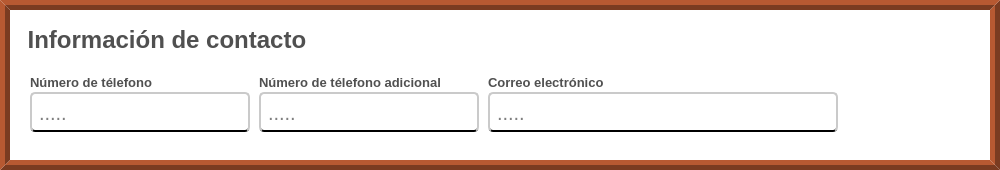
              <widget class="QFrame" name="info_contactos">
               <property name="sizePolicy">
                <sizepolicy hsizetype="Preferred" vsizetype="Preferred">
                 <horstretch>0</horstretch>
                 <verstretch>10</verstretch>
                </sizepolicy>
               </property>
               <property name="minimumSize">
                <size>
                 <width>1000</width>
                 <height>170</height>
                </size>
               </property>
               <property name="styleSheet">
                <string notr="true">QFrame{
	background-color: rgb(255, 255, 255);
	border:10px ridge rgb(122, 59, 33);
}</string>
               </property>
               <property name="frameShape">
                <enum>QFrame::NoFrame</enum>
               </property>
               <property name="frameShadow">
                <enum>QFrame::Raised</enum>
               </property>
               <layout class="QVBoxLayout" name="verticalLayout_9">
                <property name="topMargin">
                 <number>20</number>
                </property>
                <item>
                 <widget class="QLabel" name="label_titulo_del_segmento_info_contacto">
                  <property name="maximumSize">
                   <size>
                    <width>16777215</width>
                    <height>20</height>
                   </size>
                  </property>
                  <property name="font">
                   <font>
                    <family>Arial</family>
                    <pointsize>18</pointsize>
                    <weight>75</weight>
                    <bold>true</bold>
                   </font>
                  </property>
                  <property name="styleSheet">
                   <string notr="true">QLabel{
	
	
	color: rgb(80, 80, 80);
	border:none;
	border-color: #ffffff;


}
</string>
                  </property>
                  <property name="text">
                   <string> Información de contacto</string>
                  </property>
                  <property name="scaledContents">
                   <bool>false</bool>
                  </property>
                 </widget>
                </item>
                <item>
                 <widget class="QFrame" name="espacio_para_preguntas_2">
                  <property name="styleSheet">
                   <string notr="true">border-radius:0px;
/*border:1px solid;*/
border:none;</string>
                  </property>
                  <property name="frameShape">
                   <enum>QFrame::NoFrame</enum>
                  </property>
                  <property name="frameShadow">
                   <enum>QFrame::Raised</enum>
                  </property>
                  <layout class="QGridLayout" name="gridLayout_4">
                   <property name="horizontalSpacing">
                    <number>9</number>
                   </property>
                   <property name="verticalSpacing">
                    <number>20</number>
                   </property>
                   <item row="0" column="0">
                    <layout class="QVBoxLayout" name="verticalLayout_21">
                     <property name="spacing">
                      <number>0</number>
                     </property>
                     <item alignment="Qt::AlignLeft">
                      <widget class="QLabel" name="label_numero_de_telefono">
                       <property name="maximumSize">
                        <size>
                         <width>16777215</width>
                         <height>20</height>
                        </size>
                       </property>
                       <property name="font">
                        <font>
                         <family>Arial</family>
                         <pointsize>10</pointsize>
                         <weight>75</weight>
                         <bold>true</bold>
                        </font>
                       </property>
                       <property name="styleSheet">
                        <string notr="true">QLabel{
		
	color: rgb(80, 80, 80);

	border-color: #ffffff;


}
</string>
                       </property>
                       <property name="text">
                        <string>Número de télefono</string>
                       </property>
                       <property name="scaledContents">
                        <bool>false</bool>
                       </property>
                      </widget>
                     </item>
                     <item>
                      <widget class="QLineEdit" name="input_numero_de_telefono">
                       <property name="sizePolicy">
                        <sizepolicy hsizetype="Fixed" vsizetype="Fixed">
                         <horstretch>0</horstretch>
                         <verstretch>20</verstretch>
                        </sizepolicy>
                       </property>
                       <property name="minimumSize">
                        <size>
                         <width>220</width>
                         <height>40</height>
                        </size>
                       </property>
                       <property name="font">
                        <font>
                         <family>Arial</family>
                         <pointsize>15</pointsize>
                        </font>
                       </property>
                       <property name="styleSheet">
                        <string notr="true">QLineEdit{
	
	background-color: rgb(255, 255, 255);
	border-radius:5px;
	padding-left: 5px;
 padding-right:5px;
	padding-top:1px;
	border-bottom:2px solid black  ;
	border-top: 2px solid rgb(202, 202, 202);
	border-left: 2px solid rgb(202, 202, 202);
	border-right: 2px solid rgb(202, 202, 202);

}

QLineEdit:focus{

	border: 2px solid rgb(17, 192, 255)



}
</string>
                       </property>
                       <property name="placeholderText">
                        <string>.....</string>
                       </property>
                      </widget>
                     </item>
                    </layout>
                   </item>
                   <item row="0" column="1">
                    <layout class="QVBoxLayout" name="verticalLayout_23">
                     <property name="spacing">
                      <number>0</number>
                     </property>
                     <item alignment="Qt::AlignLeft">
                      <widget class="QLabel" name="label_numero_de_telefono_adicional">
                       <property name="maximumSize">
                        <size>
                         <width>16777215</width>
                         <height>20</height>
                        </size>
                       </property>
                       <property name="font">
                        <font>
                         <family>Arial</family>
                         <pointsize>10</pointsize>
                         <weight>75</weight>
                         <bold>true</bold>
                        </font>
                       </property>
                       <property name="styleSheet">
                        <string notr="true">QLabel{
		
	color: rgb(80, 80, 80);

	border-color: #ffffff;


}
</string>
                       </property>
                       <property name="text">
                        <string>Número de télefono adicional</string>
                       </property>
                       <property name="scaledContents">
                        <bool>false</bool>
                       </property>
                      </widget>
                     </item>
                     <item>
                      <widget class="QLineEdit" name="input_numero_de_telefono_adicional">
                       <property name="sizePolicy">
                        <sizepolicy hsizetype="Fixed" vsizetype="Fixed">
                         <horstretch>0</horstretch>
                         <verstretch>20</verstretch>
                        </sizepolicy>
                       </property>
                       <property name="minimumSize">
                        <size>
                         <width>220</width>
                         <height>40</height>
                        </size>
                       </property>
                       <property name="font">
                        <font>
                         <family>Arial</family>
                         <pointsize>15</pointsize>
                        </font>
                       </property>
                       <property name="styleSheet">
                        <string notr="true">QLineEdit{
	
	background-color: rgb(255, 255, 255);
	border-radius:5px;
	padding-left: 5px;
 padding-right:5px;
	padding-top:1px;
	border-bottom:2px solid black  ;
	border-top: 2px solid rgb(202, 202, 202);
	border-left: 2px solid rgb(202, 202, 202);
	border-right: 2px solid rgb(202, 202, 202);

}

QLineEdit:focus{

	border: 2px solid rgb(17, 192, 255)



}
</string>
                       </property>
                       <property name="placeholderText">
                        <string>.....</string>
                       </property>
                      </widget>
                     </item>
                    </layout>
                   </item>
                   <item row="0" column="2">
                    <layout class="QVBoxLayout" name="verticalLayout_22">
                     <property name="spacing">
                      <number>0</number>
                     </property>
                     <item alignment="Qt::AlignLeft">
                      <widget class="QLabel" name="label_correo_electronico">
                       <property name="maximumSize">
                        <size>
                         <width>16777215</width>
                         <height>20</height>
                        </size>
                       </property>
                       <property name="font">
                        <font>
                         <family>Arial</family>
                         <pointsize>10</pointsize>
                         <weight>75</weight>
                         <bold>true</bold>
                        </font>
                       </property>
                       <property name="styleSheet">
                        <string notr="true">QLabel{
		
	color: rgb(80, 80, 80);

	border-color: #ffffff;


}
</string>
                       </property>
                       <property name="text">
                        <string>Correo electrónico</string>
                       </property>
                       <property name="scaledContents">
                        <bool>false</bool>
                       </property>
                      </widget>
                     </item>
                     <item alignment="Qt::AlignLeft">
                      <widget class="QLineEdit" name="input_correo_electronico">
                       <property name="sizePolicy">
                        <sizepolicy hsizetype="Fixed" vsizetype="Fixed">
                         <horstretch>0</horstretch>
                         <verstretch>20</verstretch>
                        </sizepolicy>
                       </property>
                       <property name="minimumSize">
                        <size>
                         <width>350</width>
                         <height>40</height>
                        </size>
                       </property>
                       <property name="font">
                        <font>
                         <family>Arial</family>
                         <pointsize>15</pointsize>
                        </font>
                       </property>
                       <property name="styleSheet">
                        <string notr="true">QLineEdit{
	
	background-color: rgb(255, 255, 255);
	border-radius:5px;
	padding-left: 5px;
 padding-right:5px;
	padding-top:1px;
	border-bottom:2px solid black  ;
	border-top: 2px solid rgb(202, 202, 202);
	border-left: 2px solid rgb(202, 202, 202);
	border-right: 2px solid rgb(202, 202, 202);

}

QLineEdit:focus{

	border: 2px solid rgb(17, 192, 255)



}
</string>
                       </property>
                       <property name="placeholderText">
                        <string>.....</string>
                       </property>
                      </widget>
                     </item>
                    </layout>
                   </item>
                  </layout>
                 </widget>
                </item>
               </layout>
              </widget>
